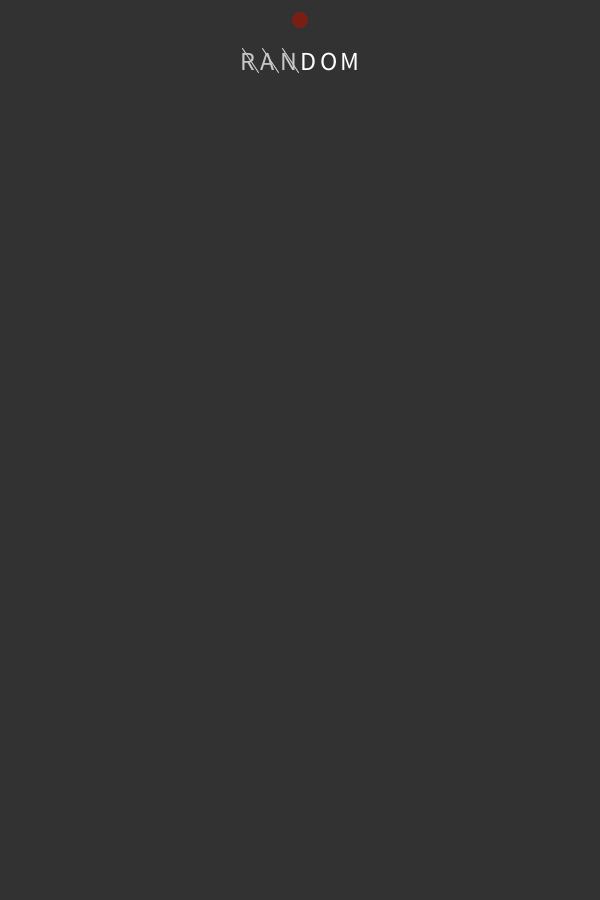
Frame 1 (no input)
Frame 60 (the mouse pressed at the canvas centre just before this capture): identical to frame 1, image omitted
Frame 120 (the mouse held since frame 60 and released just before this capture): identical to frame 1, image omitted

The Processing sketch that drew this single still picture (run headless with seeded random() and noise(); from frame 60 on, the mouse is pressed at the canvas centre):

// Processing sketch: ZTypeClone
// ── ZTypeClone.pde
int gameWidth = 600;
int gameHeight = 900;

Enemy enemy;

void settings() {
    size(gameWidth, gameHeight);
}

void setup() {
    enemy = new Enemy(gameWidth / 2, 20);
}

void draw() {
    background(50);
    
    enemy.render();
}

// ── Enemy.pde
class Enemy {
    PVector pos;
    Word word;
    
    public Enemy(float x, float y) {
        pos = new PVector(x, y);
        word = new Word("RANDOM");
    }
    
    void render() {
        pushMatrix();
        // Draw enemy position
        translate(pos.x, pos.y);
        noStroke();
        ellipseMode(CENTER);
        fill(120, 30, 20);
        ellipse(0, 0, 16, 16);
        
        // Draw enemy word
        word.render(new PVector(0, 50));
        popMatrix();
    }
}

// ── Letter.pde
class Letter {
    String letter;
    public boolean dead;
    
    public Letter(String lett) {
        letter = lett;
    }
    
    void kill() { dead = true; }
    
    void render(PVector pos) {
        pushMatrix();
        translate(pos.x, pos.y);
        if (dead) { 
            fill(200);
            stroke(220);
            strokeWeight(1);
            line(2, -22, 18, 2);
        }
        else { 
            fill(255); 
        }
        text(letter, 0, 0);
        popMatrix();
    }
}

// ── Word.pde
class Word {
    private float startX = 0;
    private float letterWidth = 20;
    
    String word;
    ArrayList<Letter> letters;
    
    public Word(String text) {
        // Build word
        word = text;
        String[] allLetters = text.split("");
        
        letters = new ArrayList<Letter>();
        
        for (String l : allLetters) {
            letters.add(new Letter(l));
        }
        
        Letter temp = letters.get(0);
        Letter temp2 = letters.get(1);
        Letter temp3 = letters.get(2);
        temp.kill(); temp2.kill(); temp3.kill();
        
        // Calculate position
        if (letters.size() % 2 == 0) {
            startX = (letters.size() / 2) * letterWidth;
        }
        else {
            startX = ((letters.size() / 2) * letterWidth) + (letterWidth / 2);
        }
    }
    
    void render(PVector pos) {
        pushMatrix();
        textSize(26);
        translate(-startX, 0);
        
        for (int i = 0; i < letters.size(); i++) {
            Letter l = letters.get(i);
            l.render(new PVector(pos.x + (letterWidth * i), pos.y));
        }
        popMatrix();
    }
}
